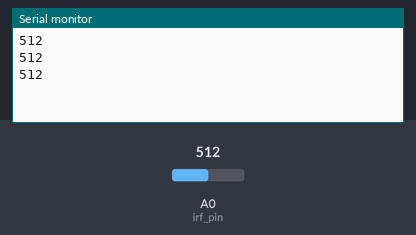
The sketch below on a simulated Arduino Uno, built with avr-gcc and run on an emulated ATmega328P. Parts: the last lines printed to the serial monitor. The inputs (shaded band) are chosen by the test bench; at power-on: A0 (irf_pin) = 512. No radio packets arrive unless stated.

Above: at 1.3 s.
1.4 s: A0 (irf_pin) set to 55
At 1.9 s:
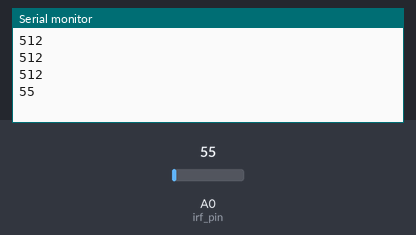
2.9 s: A0 (irf_pin) set to 44
At 4.1 s:
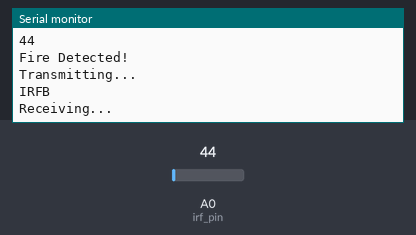
Timing chart, 0 to 5.9 s (numbered marks = the images above; inputs shaded):
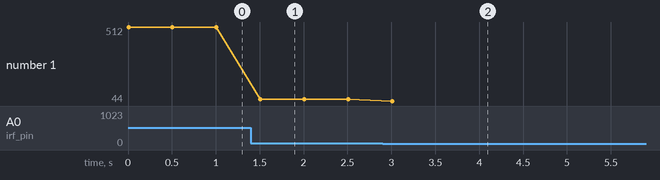

The sketch:

IRF_Sensor_NANO_Analog.ino
```cpp
// For ARDUINO IR_Flame_Sensor______________
//******************************************************************//
int irf_number = 2;
int irf_pin = A0;
int threshold = 50;                                   //Check*************************************
//int led_pin = 4;                                         //TEMPORARY--------------------
//******************************************************************//
#include <SPI.h>
#include <nRF24L01.h>
#include <RF24.h>

RF24 radio(7, 8); // CNS, CE
const byte addresses[][6] = {"00001", "00002"};

char call[10] = "";
char ackw[10] = "";
char check_pass[] = "IRFB";
char check_fail[] = "NNN";                               //check****************************
int status = 0;
const int sensorMin = 0;
const int sensorMax = 1024;

void setup() {
  Serial.begin(9600);
  radio.begin();
  pinMode(irf_pin, INPUT);
  // pinMode(led_pin, OUTPUT);                              //TEMPORARY--------------------
  radio.openWritingPipe(addresses[0]); // 00002
  radio.openReadingPipe(1, addresses[1]); // 00001
  radio.setPALevel(RF24_PA_MIN);
}

void loop() {
  int measure = analogRead(irf_pin);
  Serial.println(measure);
  if (measure < threshold) {
    Serial.println("Fire Detected!");
    status = 1;
  }
  //int range = map(measure, sensorMin, sensorMax, 0, 3);

  /*switch (range) {
     case 0:    // A fire closer than 1.5 feet away.
       Serial.println("** Close Fire **");
       status = 1;
       break;
     case 1:    // A fire between 1-3 feet away.
       Serial.println("** Distant Fire **");
       status = 1;
       break;
     case 2:    // No fire detected.
       Serial.println("No Fire");
       break;
    }*/

  while (status == 1) {
    delay(5);
    /*  Serial.println("Receiving...");                   //TEMPORARY--------------------
      radio.startListening();
      while (!radio.available());
      radio.read(&call, sizeof(call));
      Serial.println(call);                             //TEMPORARY--------------------

      if ((call[1] == 'R') && (call[3] == (char)(irf_number + 64)))*/ {
      delay(5);
      Serial.println("Transmitting...");                 //TEMPORARY--------------------
      radio.stopListening();
      radio.write(&check_pass, sizeof(check_pass));
      Serial.println(check_pass);                       //TEMPORARY--------------------

      delay(5);
      Serial.println("Receiving...");                  //TEMPORARY--------------------
      radio.startListening();
      while (!radio.available());
      radio.read(&ackw, sizeof(ackw));
      Serial.println(ackw);                           //TEMPORARY--------------------
      if (ackw[2] == '1') {
        status = 0;
        delay(2000);                                 //Wait for smoke to reduce
        // digitalWrite(led_pin, LOW);
      }
    }
  }
  delay(500);                                            //Check this
}
```

Measured:
- the behaviour switches between 50 and 49 on A0 (irf_pin) (found by bisection; images 1 and 2)
- after the input at 1.4 s, the serial monitor: prints a new line after 0.11 s (image 1)
- after the input at 2.9 s, the serial monitor: prints a new line after 0.11 s (image 2)
- plotted number 1: 512 → 55 after the input at 1.4 s, 55 → 44 after the input at 2.9 s
